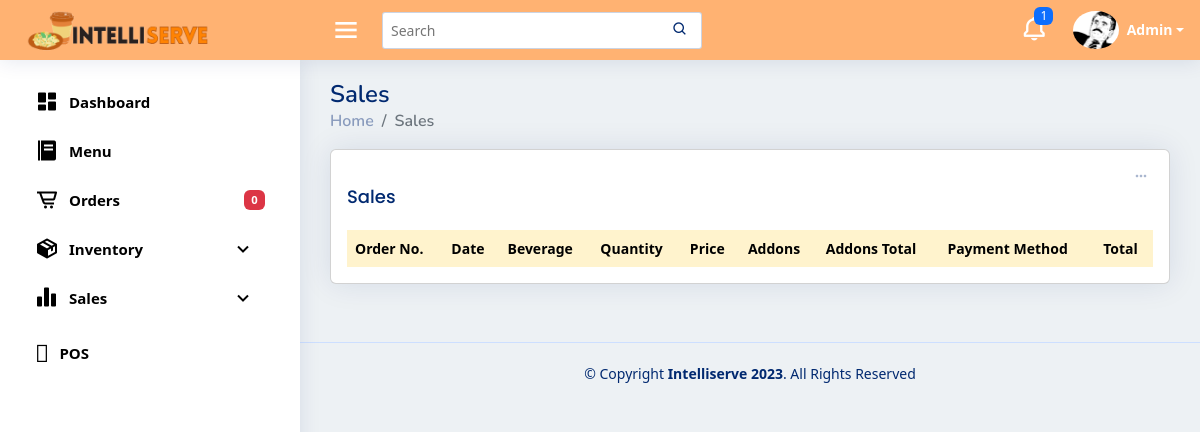
The app's page /sales, older data.
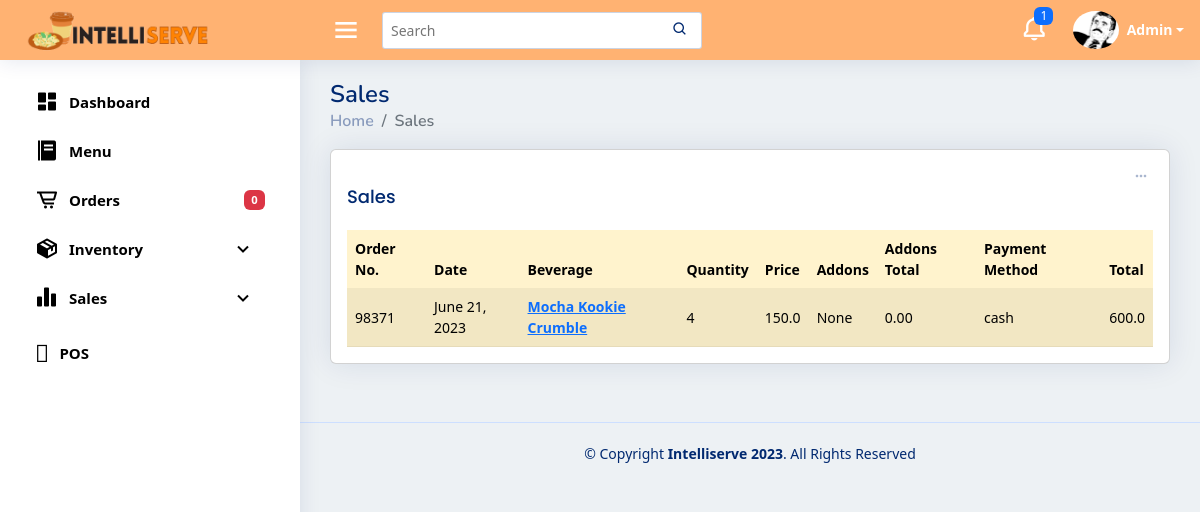
The same page, newer data.
### pos/models.py (models this page shows, shortened)
class buyItem(models.Model):
    buyName= models.CharField (max_length=255, null=True, blank=True)
    buySize = models.CharField(max_length=15, null=True, blank=True)
    buyQuantityMenu = models.PositiveIntegerField (null=True, blank=True)
    buyPrice = models.FloatField (null=True, blank=True)
    buyAddOns1 = models.CharField (max_length=255, null=True, blank=True)
    buyAddOns2 = models.CharField (max_length=255, null=True, blank=True)
    buyAddOns3 = models.CharField (max_length=255, null=True, blank=True)
    buyAddOns4 = models.CharField (max_length=255, null=True, blank=True)
    buyAddOns5 = models.CharField (max_length=255, null=True, blank=True)
    buyQuantityAO1 = models.PositiveIntegerField (null=True, blank=True)
    buyQuantityAO2 = models.PositiveIntegerField (null=True, blank=True)
    buyQuantityAO3 = models.PositiveIntegerField (null=True, blank=True)
    buyQuantityAO4 = models.PositiveIntegerField (null=True, blank=True)
    buyQuantityAO5 = models.PositiveIntegerField (null=True, blank=True)
    menuAOPrice1 = models.FloatField(default=0,null=True, blank=True)
    menuAOPrice2 = models.FloatField(default=0,null=True, blank=True)
    menuAOPrice3 = models.FloatField(default=0,null=True, blank=True)
    menuAOPrice4 = models.FloatField(default=0,null=True, blank=True)
    menuAOPrice5 = models.FloatField(default=0,null=True, blank=True)
    buyingredient1 = models.CharField (max_length=255, null=True, blank=True)
    buyingredient2 = models.CharField (max_length=255, null=True, blank=True)
    buyingredient3 = models.CharField (max_length=255, null=True, blank=True)
    buyingredient4 = models.CharField (max_length=255, null=True, blank=True)
    buyingredient5 = models.CharField (max_length=255, null=True, blank=True)
    buyingredient6 = models.CharField (max_length=255, null=True, blank=True)
    buyingredient7 = models.CharField (max_length=255, null=True, blank=True)
    buyingredient8 = models.CharField (max_length=255, null=True, blank=True)
    buyingredient9 = models.CharField (max_length=255, null=True, blank=True)
    buyingredient10 = models.CharField (max_length=255, null=True, blank=True)
    buyQuantityIng1 = models.PositiveIntegerField (null=True, blank=True)
    buyQuantityIng2 = models.PositiveIntegerField (null=True, blank=True)
    buyQuantityIng3 = models.PositiveIntegerField (null=True, blank=True)
    buyQuantityIng4 = models.PositiveIntegerField (null=True, blank=True)
    buyQuantityIng5 = models.PositiveIntegerField (null=True, blank=True)
    buyQuantityIng6 = models.PositiveIntegerField (null=True, blank=True)
    buyQuantityIng7 = models.PositiveIntegerField (null=True, blank=True)
    buyQuantityIng8 = models.PositiveIntegerField (null=True, blank=True)
    buyQuantityIng9 = models.PositiveIntegerField (null=True, blank=True)
    buyQuantityIng10 = models.PositiveIntegerField (null=True, blank=True)
    buyOrBought = models.BooleanField(default=False)
    DoneOrder = models.BooleanField(default=False)
    payment_method = models.CharField(max_length=255, choices=PAYMENT_CHOICES, null=True, blank=True)
    DineIn_Out = models.CharField(max_length=255, choices=IN_OUT, null=True, blank=True)
    AllPayment = models.FloatField(null=True, blank=True)
    tenderedPayment = models.FloatField(null=True, blank=True)
    orderNumber = models.PositiveIntegerField (null=True, blank=True)
    dateordered = models.DateTimeField (null=True, blank=True)
    priceSize = models.FloatField( null=True, blank=True)

### pos/views.py (the view)
# urls.py: path('sales', views.sales, name='sales'),
def sales(request):
    today = datetime.now().date()
    start_of_week = today - timedelta(days=today.weekday())  # Get the start date of the current week
    end_of_week = start_of_week + timedelta(days=6)  # Get the end date of the current week
    buyitem = buyItem.objects.filter(dateordered__date__range=[start_of_week, end_of_week])
    context = {
        'buyitem': buyitem,
    }
    return render(request, 'sales.html', context)

### pos/templates/sales.html (shortened to what this page needs)
{% extends "base.html" %}
{% block content %}
  <div class="pagetitle">
    <h1>Sales</h1>
    <nav>
      <ol class="breadcrumb">
        <li class="breadcrumb-item"><a href="/templates/index.html">Home</a></li>
        <li class="breadcrumb-item active">Sales</li>
      </ol>
    </nav>
  </div>
  <section class="section dashboard">
    <div class="row">
      <div class="col-lg-12 mb-2">
        <div class="row g-2">
           <div class="col-12">
            <div class="card top-selling overflow-auto">
              <div class="filter">
                <a class="icon" href="#" data-bs-toggle="dropdown"><i class='bx bx-dots-horizontal-rounded'></i></a>
              </div>
              <div class="card-body pb-0">
                <h5 class="card-title">Sales</h5>
                <table class="table rounded table-striped table-warning" id="salesTable">
                  <thead>
                    <tr>
                      <th scope="col">Order No.</th>
                      <th scope="col">Date</th>
                      <th scope="col">Beverage</th>
                      <th scope="col">Quantity</th>
                      <th scope="col">Price</th>
                      <th scope="col">Addons</th>
                      <th scope="col">Addons Total</th>
                      <th scope="col">Payment Method</th>
                      <th scope="col">Total</th>
                    </tr>
                  </thead>
                  <tbody>
                    {% regroup buyitem|dictsort:'orderNumber' by orderNumber as grouped_items %}
                    {% for group in grouped_items %}
                      {% if group.list.0.buyOrBought and group.list.0.DoneOrder %}
                        {% for sale in group.list %}
                          <tr>
                            {% if forloop.first %}
                            <td>{{ group.list.0.orderNumber }}</td>
                            <td id="date_{{ group.list.0.orderNumber }}">{{ group.list.0.dateordered.date }}</td>
                            <td>
                              <a href="{% url 'pos:receipt' orderNumber=group.list.0.orderNumber %}" class="text-primary fw-bold">{{ group.list.0.buyName }}</a>
                            </td>
                            <td>{{ sale.buyQuantityMenu }}</td>
                            <td>{{ sale.buyPrice }}</td>
                            <td>
                              {% if not sale.buyAddOns1 and not sale.buyAddOns2 and not sale.buyAddOns3 and not sale.buyAddOns4 and not sale.buyAddOns5 %}
                                None
                              {% endif %}
                            </td>
                            <td>
                              {% if not sale.menuAOPrice1 and not sale.menuAOPrice2 and not sale.menuAOPrice3 and not sale.menuAOPrice4 and not sale.menuAOPrice5 %}
                                0.00
                              {% endif %}
                            </td>
                            <td>{{ sale.payment_method }}</td>
                            <td>{{ sale.AllPayment }}</td>
                            {% endif %}
                          </tr>
                        {% endfor %}
                      {% endif %}
                    {% endfor %}
                  </tbody>
                </table>
              </div>
            </div>
          </div>
        </div>
      </div>
      </div>
    </section>
    {% endblock content %}

### pos/templates/base.html (shortened to what this page needs)
{% load static %}
<!DOCTYPE html>
<html lang="en">
<head>
  <link rel="stylesheet" href="https://cdnjs.cloudflare.com/ajax/libs/font-awesome/6.4.0/css/all.min.css"
 />
  <link href='https://unpkg.com/boxicons@2.1.4/css/boxicons.min.css' rel='stylesheet'>
  <link rel="stylesheet" href="{% static 'style.css' %}">
  <link rel="stylesheet" href="https://cdnjs.cloudflare.com/ajax/libs/twitter-bootstrap/5.2.0/css/bootstrap.min.css">
  <link rel="stylesheet" href="https://cdn.datatables.net/1.13.4/css/dataTables.bootstrap5.min.css">
</head>
<body>
  <header id="header" class="header fixed-top d-flex align-items-center">
    <div class="d-flex align-items-center justify-content-between">
      <a href="#" class="logo d-flex align-items-center">
        <img src="{% static 'img/intelliserve.png'%}" alt="">
      </a>
      <i class='bx bx-menu toggle-sidebar-btn'></i>
    </div>
    <div class="search-bar">
      <form class="search-form d-flex align-items-center" method="POST" action="#">
        <input type="text" name="query" placeholder="Search" title="Enter search keyword">
        <button type="submit" title="Search"><i class="bx bx-search"></i></button>
      </form>
    </div>
    <nav class="header-nav ms-auto">
      <ul class="d-flex align-items-center">
        <li class="nav-item dropdown">
          <a class="nav-link nav-icon" href="#" data-bs-toggle="dropdown">
            <i class="bx bx-bell"></i>
            <span class="badge bg-primary badge-number">1</span>
          </a>
        </li>
        <li class="nav-item dropdown pe-3">
          <a class="nav-link nav-profile d-flex align-items-center pe-0" href="#" data-bs-toggle="dropdown">
            <img src="{% static 'img/profile.png'%}" alt="Profile" class="rounded-circle">
            <span class="d-none d-md-block dropdown-toggle ps-2">Admin</span>
          </a>
        </li>
      </ul>
    </nav>
  </header>
  <aside id="sidebar" class="sidebar">
    <ul class="sidebar-nav" id="sidebar-nav">
      <li class="nav-item">
        <a class="nav-link collapsed" href="{% url 'pos:index'%}">
          <i class='bx bxs-dashboard'></i><span>Dashboard</span>
        </a>
      </li>
      <li class="nav-item">
        <a class="nav-link collapsed" data-bs-target="#menu-nav" href="{% url 'pos:menu' %}">
          <i class='bx bxs-food-menu'></i></i><span>Menu</span>
        </a>
      </li>
      <li class="nav-item">
        <a class="nav-link collapsed" href="{% url 'pos:order' %}">
          <i class='bx bx-cart-alt'></i><span>Orders</span>
          {% with cart_items=cart.buyItem.all %}
          <span class="badge badge-number ms-auto bg-danger">{{ cart_items|length }}</span>
        {% endwith %}
        </a>
      </li>
      <li class="nav-item">
        <a class="nav-link collapsed" data-bs-target="#inventory-nav" data-bs-toggle="collapse" href="">
          <i class='bx bxs-package'></i><span>Inventory</span><i class='bx bx-chevron-down ms-auto'></i>
        </a>
      </li>
      <li class="nav-item">
        <a class="nav-link collapsed" data-bs-target="#sales-nav" data-bs-toggle="collapse" href="#">
          <i class='bx bxs-bar-chart-alt-2'></i><span>Sales</span><i class='bx bx-chevron-down ms-auto'></i>
        </a>
      </li>
      <li class="nav-item">
        <a class="nav-link collapsed" data-bs-target="#pos-nav" href="{% url 'pos:home' %}">
          <i class='bx-bar-chart'></i></i><span>POS</span>
        </a>
      </li>
    </ul>
  </aside>
  <main id="main" class="main">
    {% block content %}
    {% endblock  %}
  </main>
 <footer id="footer" class="footer">
    <div class="copyright">
      &copy; Copyright <strong><span>Intelliserve 2023</span></strong>. All Rights Reserved
    </div>
  </footer>
</body>
</html>

### pos/static/style.css (style rules this page uses)
:root { scroll-behavior: smooth; }
body { font-family: "Open Sans", sans-serif; background-color: #EDF1F4 !important; }
a { color: #4154f1; text-decoration: none; }
h1, h2, h3, h4, h5, h6 { font-family: "Nunito", sans-serif; }
#main { margin-top: 60px; padding: 20px 30px; transition: all 0.3s; background-color: #EDF1F4; }
.pagetitle { margin-bottom: 10px; }
.pagetitle h1 { font-size: 24px; margin-bottom: 0; font-weight: 600; color: #012970; }
.card { margin-bottom: 30px; border: none; border-radius: 5px; box-shadow: 0px 0 30px rgba(1, 41, 112, 0.1); }
.card-title { padding: 20px 0 15px 0; font-size: 18px; font-weight: 500; color: #012970; font-family: "Poppins", sans-serif; }
.card-body { padding: 0 20px 20px 20px; }
.breadcrumb { font-size: 14px; font-family: "Nunito", sans-serif; color: #899bbd; font-weight: 600; }
.breadcrumb a { color: #899bbd; transition: 0.3s; text-decoration: none; }
.breadcrumb .breadcrumb-item::before { color: #899bbd; }
.breadcrumb .active { color: #51678f; font-weight: 600; }
.logo { line-height: 1; }
@media (min-width: 1200px) { .logo { width: 300px; } }
.logo img { height: 52px; margin-right: 6px; }
.header { transition: all 0.5s; z-index: 997; height: 60px; box-shadow: 0px 2px 20px rgba(1, 41, 112, 0.1); background-color: #FFB272; padding-left: 20px; }
.header .toggle-sidebar-btn { font-size: 32px; padding-left: 10px; cursor: pointer; color: #ffffff; }
.header .search-bar { min-width: 360px; padding: 0 20px; }
.header .search-form { width: 100%; }
.header .search-form input { border: 0; font-size: 14px; color: #012970; border: 1px solid rgba(1, 41, 112, 0.2); padding: 7px 38px 7px 8px; border-radius: 3px; transition: 0.3s; width: 100%; }
.header .search-form button { border: 0; padding: 0; margin-left: -30px; background: none; }
.header .search-form button i { color: #012970; }
.header-nav ul { list-style: none; }
.header-nav>ul { margin: 0; padding: 0; }
.header-nav .nav-icon { font-size: 28px; color: #ffffff; margin-right: 25px; position: relative; }
.header-nav .nav-profile { color: #012970; }
.header-nav .nav-profile img { max-height: 38px; }
.header-nav .nav-profile span { font-size: 14px; font-weight: 600; color: #ffffff; }
.header-nav .badge-number { position: absolute; inset: -2px -5px auto auto; font-weight: normal; font-size: 12px; padding: 3px 6px; }
.sidebar { position: fixed; top: 60px; left: 0; bottom: 0; width: 300px; z-index: 996; transition: all 0.3s; padding: 20px; overflow-y: auto; scrollbar-width: thin; scrollbar-color: #aab7cf transparent; box-shadow: 0px 0px 20px rgba(1, 41, 112, 0.1); background-color: #fff; }
@media (min-width: 1200px) { #main, #footer { margin-left: 300px; } }
.sidebar-nav { padding: 0; margin: 0; list-style: none; }
.sidebar-nav li { padding: 0; margin: 0; list-style: none; }
.sidebar-nav .nav-item { margin-bottom: 5px; }
.sidebar-nav .nav-link { display: flex; align-items: center; font-size: 15px; font-weight: 600; color: #000000; transition: 0.3; background: #f6f9ff; padding: 10px 15px; border-radius: 4px; }
.sidebar-nav .nav-link i { font-size: 24px; margin-right: 10px; color: #000000; }
.sidebar-nav .nav-link.collapsed { color: #000000; background: #fff; }
.sidebar-nav .nav-link.collapsed i { color: #000000; }
.dashboard .filter { position: absolute; right: 0px; top: 15px; }
.dashboard .filter .icon { color: #aab7cf; padding-right: 20px; padding-bottom: 5px; transition: 0.3s; font-size: 16px; }
.dashboard .top-selling { font-size: 14px; }
.dashboard .top-selling .table thead { background: #f6f6fe; }
.dashboard .top-selling .table thead th { border: 0; }
.dashboard .top-selling .table tbody td { vertical-align: middle; }
.footer { padding: 20px 0; font-size: 14px; transition: all 0.3s; border-top: 1px solid #cddfff; margin-top: auto; }
.footer .copyright { text-align: center; color: #012970; }

Row changes from the older to the newer data that the page shows:
added buyItem: list.0.orderNumber "98371", list.0.dateordered "June 21, 2023", list.0.buyName "Mocha Kookie Crumble", buyQuantityMenu "4", buyPrice "150.0", shows "None", menuAOPrice1 "0.00", payment_method "cash", AllPayment "600.0"
